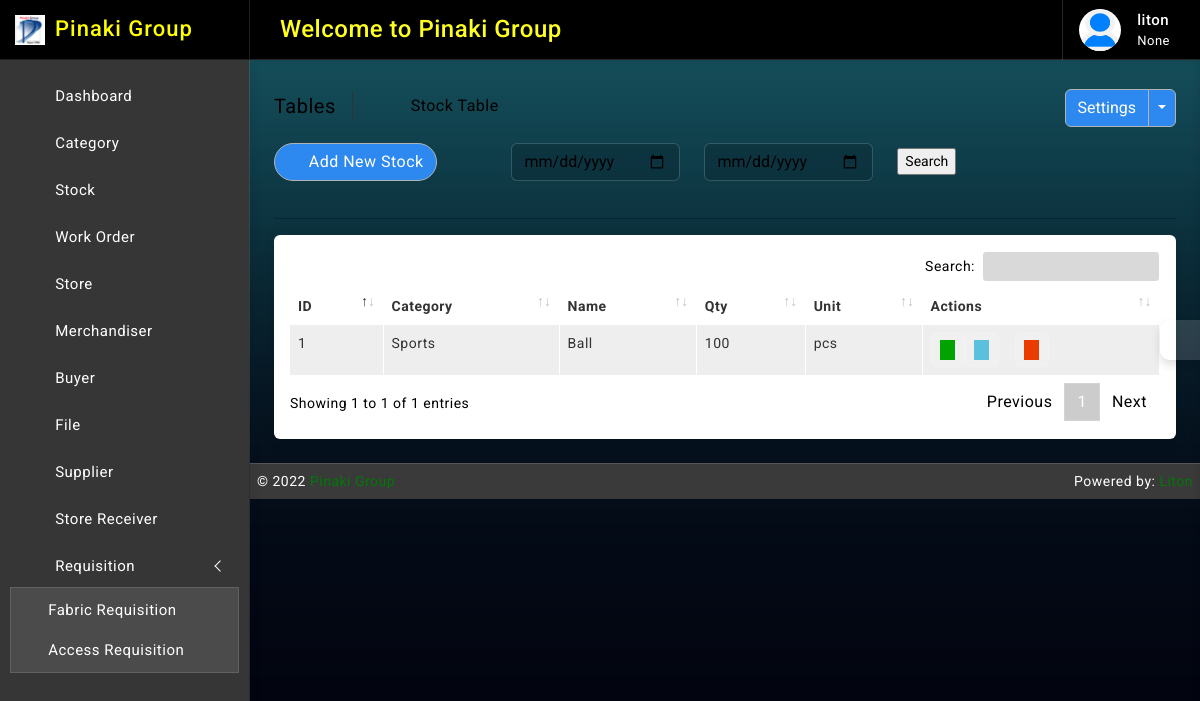
/stock/ (signed in), run on an earlier commit of the app's database.
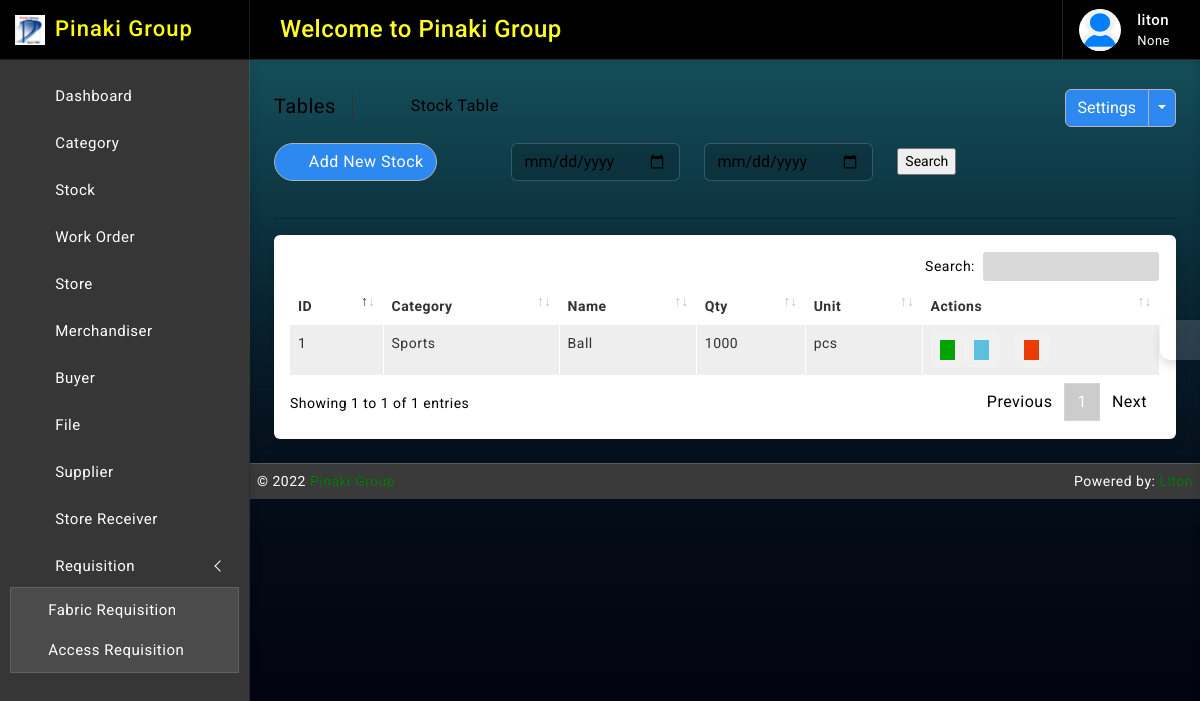
And on a later commit of the database.
### stock/models.py (models this page shows, shortened)
class Stock(models.Model):
    id = models.AutoField(primary_key=True)
    category = models.ForeignKey(Category, on_delete=models.CASCADE, blank=False)
    name = models.CharField(max_length=30, unique=True)
    quantity = models.IntegerField(default=1, null=True)
    UOM = (
        ('', 'Select'),
        ('kg', 'kg'),
        ('miter', 'miter'),
        ('yard', 'yard'),
        ('pcs', 'pcs'),
        ('pound', 'pound'),
        ('g', 'g'),
        ('gg', 'gg'),
        ('litre', 'litre'),
        ('dg', 'dg'),
        ('1000 pcs', '1000 pcs'),
    )
    uom = models.CharField(max_length=64, null=True, blank=False, choices=UOM)
    is_deleted = models.BooleanField(default=False)
    updated_at = models.DateTimeField(auto_now_add=False, auto_now=True)
    created_at = models.DateTimeField(auto_now_add=True, auto_now=False)

### category/models.py (models this page shows)
class Category(models.Model):
    name = models.CharField(max_length=64, null=True, unique=True, blank=True)
    updated_at = models.DateTimeField(auto_now_add=False, auto_now=True)
    created_at = models.DateTimeField(auto_now_add=True, auto_now=False)
    def __str__(self):
        return self.name

### accounts/decorators.py (the view)
        def wrapper_func(request, *args, **kwargs):
            group = None
            if request.user.groups.exists():
                group = request.user.groups.all()[0].name
            if group in allowed_roles:
                return view_func(request, *args, **kwargs)
            else:
                return render(request, 'accounts/index.html')

### stock/forms.py
class StockDateSearchForm(forms.ModelForm):
    start_date = forms.DateTimeField(widget=forms.TextInput(attrs={'class': 'form-control', 'type': 'date'}), required=True)
    end_date = forms.DateTimeField(widget=forms.TextInput(attrs={'class': 'form-control', 'type': 'date'}), required=True)
    class Meta:
        model = Stock
        fields = ['start_date', 'end_date']

### stock/views.py (called while the page is built, shortened)
@login_required
@allowed_users(allowed_roles=['admin', 'merchandiser', 'store'])
def stock_read(request):
    form = StockDateSearchForm(request.POST or None)
    stocks = Stock.objects.all().order_by('-id')
    context = {
        'stocks': stocks,
        'form':form,
    }
    context = {
        'stocks': stocks,
        'form':form,
    }
    return render(request, 'stock/read.html', context)

### templates/stock/read.html (shortened to what this page needs)
{% extends 'base/base.html' %}
{% block body %}
{% load static %}
		<div class="page-wrapper">
			<div class="page-content">
				<div class="page-breadcrumb d-none d-sm-flex align-items-center mb-3">
					<div class="breadcrumb-title pe-3">Tables</div>
					<div class="ps-3">
						<nav aria-label="breadcrumb">
							<ol class="breadcrumb mb-0 p-0">
								<li class="breadcrumb-item"><a href="#"><i class="bx bx-home-alt"></i></a>
								</li>
								<li class="breadcrumb-item active" aria-current="page">Stock Table</li>
							</ol>
						</nav>
					</div>
					<div class="ms-auto">
						<div class="btn-group">
							<button type="button" class="btn btn-light">Settings</button>
							<button type="button" class="btn btn-light dropdown-toggle dropdown-toggle-split" data-bs-toggle="dropdown">	<span class="visually-hidden">Toggle Dropdown</span>
							</button>
						</div>
					</div>
				</div>
					<div class="col-md-9">
						<form class="float-md-end" method='POST' action=''>
							<div class="row row-cols-md-auto g-lg-4">
								<div class="col-md-5">
									<div class="controls">
										{{ form.start_date }}
									</div>
								</div><br>
								<div class="col-md-5">
									<div class="controls">
										{{ form.end_date }}
									</div>
								</div><br>
								<div class="col-md-2">
									<div class="controls">
										<input type="submit" value='Search'/>
									</div>
								</div>
							</div>
						</form>
					</div>
                <div class="ms-auto"><a href="/stock/create/" class="btn btn-light radius-30 mt-2 mt-lg-0"><i class="bx bxs-plus-square"></i>Add New Stock</a></div><br>
				<hr/>
				<div class="card">
					<div class="card-body">
						<div class="table-responsive">
							<table id="example2" class="table table-striped table-bordered">
								<thead>
									<tr>
										<th>ID</th>
										<th>Category</th>
										<th>Name</th>
                                        <th>Qty</th>
                                        <th>Unit</th>
										<th>Actions</th>
									</tr>
								</thead>
								<tbody>
									{% for data in stocks %}
									<tr>
									   <td>{{ data.id }}</td>
									   <td>{{ data.category }}</td>
									   <td>{{ data.name }}</td>
                                       <td>{{ data.quantity }}</td>
                                       <td>{{ data.uom }}</td>
									   <td class="center">
										<div class="d-flex order-actions">
											<a class="" href="#">
												<i class="fadeIn animated bx bx-show-alt"></i>
											</a>
											<a class="" href="{% url 'stock_update' data.id %}">
												<i class='bx bxs-edit'></i>
											</a>
											<a class="ms-3" href="{% url 'stock_delete' data.id %}" onclick="return confirm('Are you sure?');">
												<i class='bx bxs-trash'></i>
											</a>
										</div>
									   </td>
									</tr>
								 {% endfor %}
								</tbody>
							</table>
						</div>
					</div>
				</div>
			</div>
		</div>
{% endblock body %}

What changed in the data, as far as the page shows it:
changed Stock "Ball": quantity "100" → "1000"
